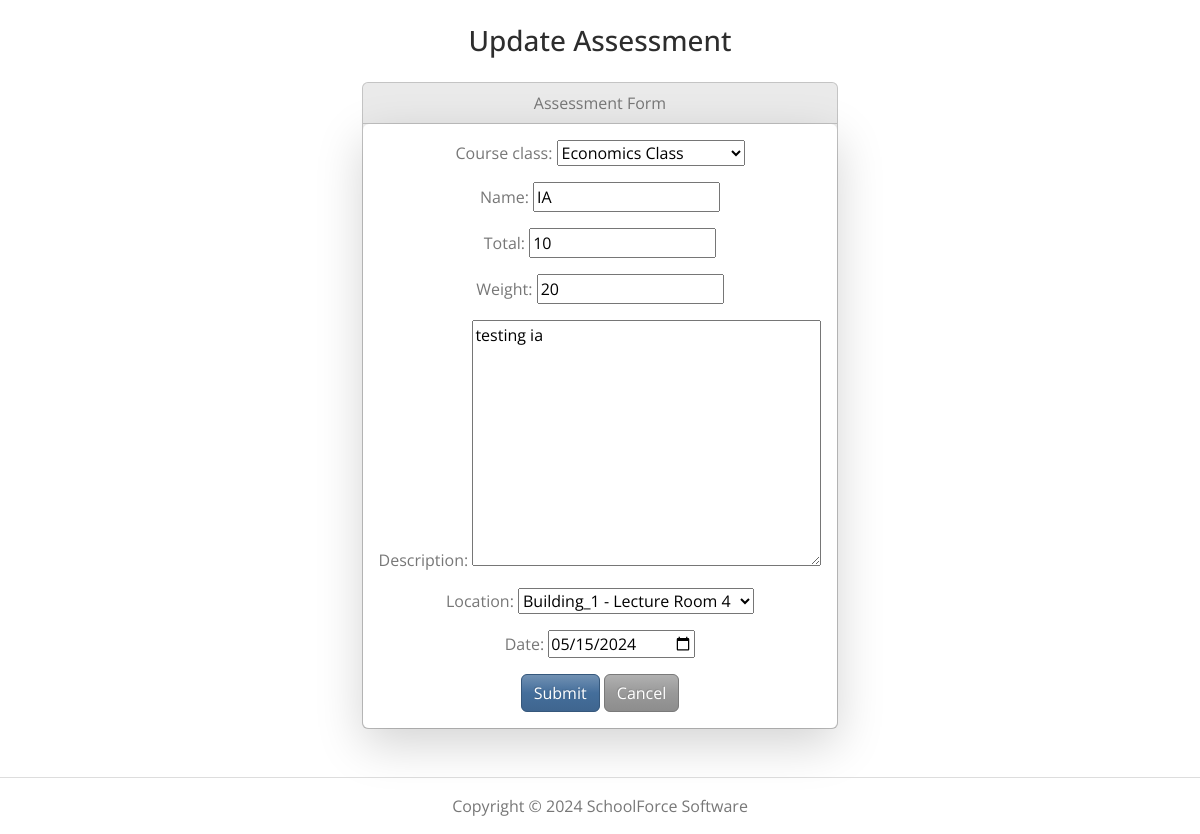
/exam_update/15 (signed in), run on an earlier commit of the app's database.
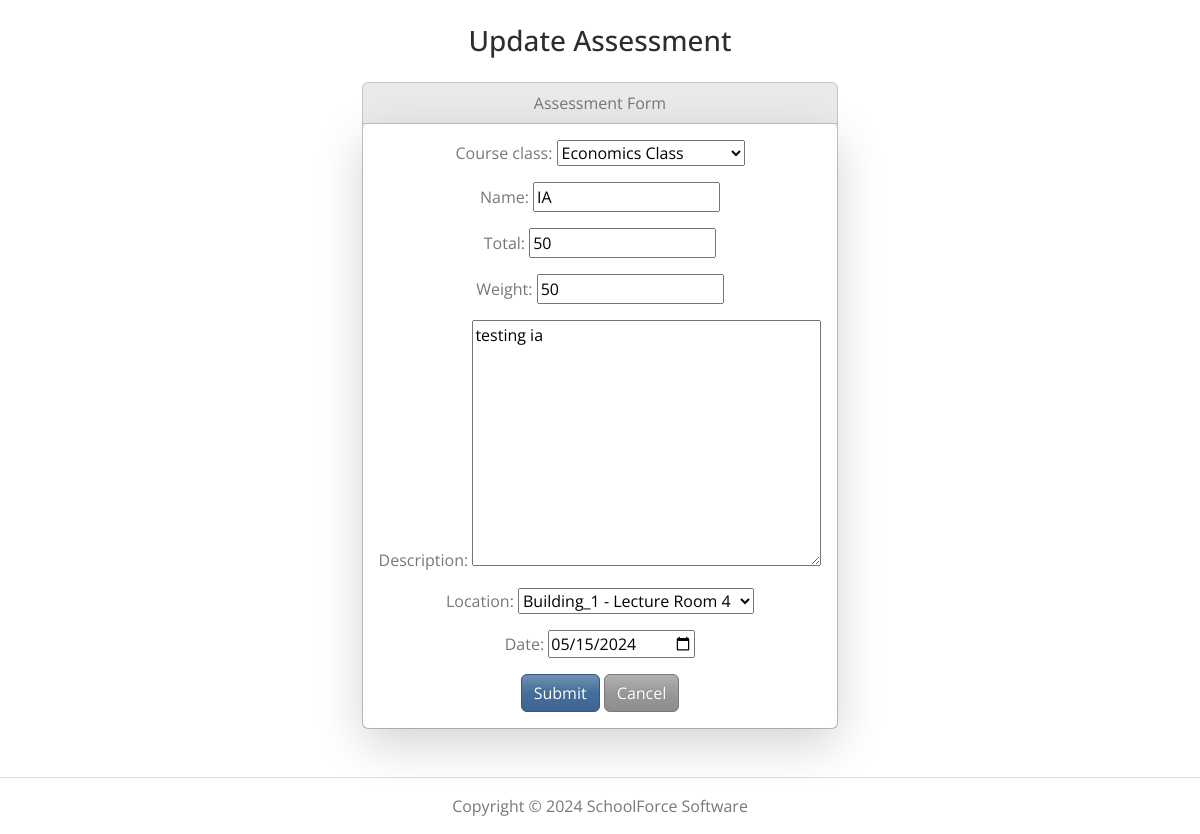
And on a later commit of the database.
### cmsmain/models.py (models this page shows, shortened)
class Exam(models.Model):
    course_class = models.ForeignKey(CourseClass, on_delete=models.CASCADE, related_name='exams', null=True, blank=True)
    name = models.CharField(max_length=100)
    total = models.IntegerField()
    weight = models.IntegerField()
    description = models.TextField(null=True, blank=True)
    location = models.ForeignKey(Location, on_delete=models.CASCADE, related_name='exams', null=True, blank=True)
    date = models.DateField()

### cmsmain/views.py (the view)
# urls.py: path('exam_update/<int:pk>', views.ExamUpdateView.as_view(), name='exam_update'),
@method_decorator(login_required, name='dispatch')
class ExamUpdateView(UpdateView):
    model = Exam
    form_class = ExamForm
    success_url = '/exam_success/'
    def get_context_data(self, **kwargs):
        context = super().get_context_data(**kwargs)
        context['operation'] = 'update'
        return context

### cmsmain/forms.py
class ExamForm(forms.ModelForm):
    class Meta:
        model = Exam
        fields = '__all__'
        widgets = {
            'date': DateInput
        }
    def __init__(self, *args, **kwargs):
        request = kwargs.pop('request', None)
        super().__init__(*args, **kwargs)
        if request and request.user.is_authenticated:
            self.fields['course_class'].queryset = CourseClass.objects.filter(
                teacher=request.user.teacher)

### cmsmain/models.py (called while the page is built)
    def __str__(self):
        return f'{self.building} - {self.room}'

    def __str__(self):
        return f"{self.class_name}"

### cmsmain/templates/cmsmain/exam_form.html (shortened to what this page needs)
{% extends "cmsmain/base.html" %}
{% block content %}
{% if operation == 'create' %}
    <h3 class="text-center m-4"> Add Assessment</h3>
{% elif operation == 'update' %}
    <h3 class="text-center m-4"> Update Assessment</h3>
{% endif %}
<div class="d-flex justify-content-center">
    <div class="row">
        <div class="col col-md">
            <div class="card bg-light mb-3">
                <div class="card-header">
                    Assessment Form
                </div>
                <div class="card-body shadow-lg bg-body rounded">
                    <form method="post" enctype="multipart/form-data">
                        {{ form.as_p }}
                        <button type="submit" class="btn btn-primary">Submit</button>
                        <a href="{{ request.META.HTTP_REFERER }}" class="btn btn-secondary">Cancel</a>
                    </form>
                </div>
            </div>
        </div>
    </div>
</div>
{% endblock %}

What changed in the data, as far as the page shows it:
changed Exam "Economics Class": total "10" → "50"; weight "20" → "50"
